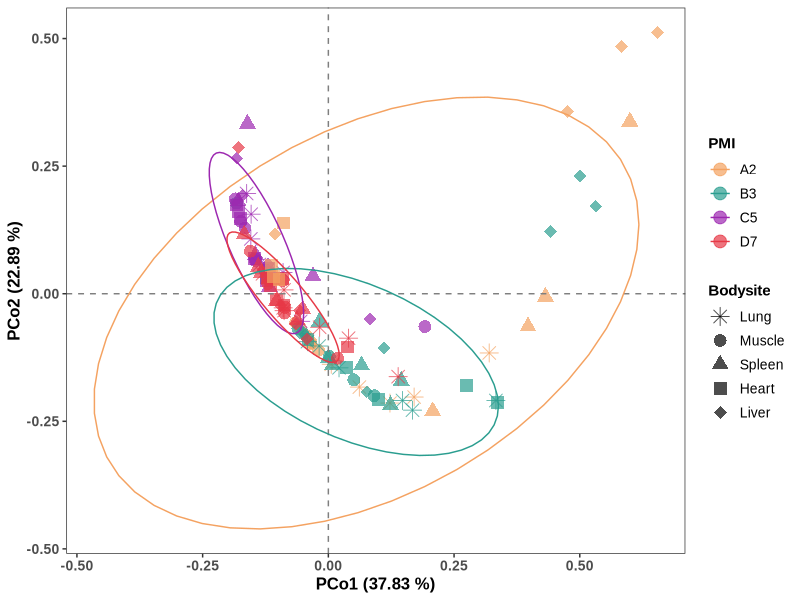
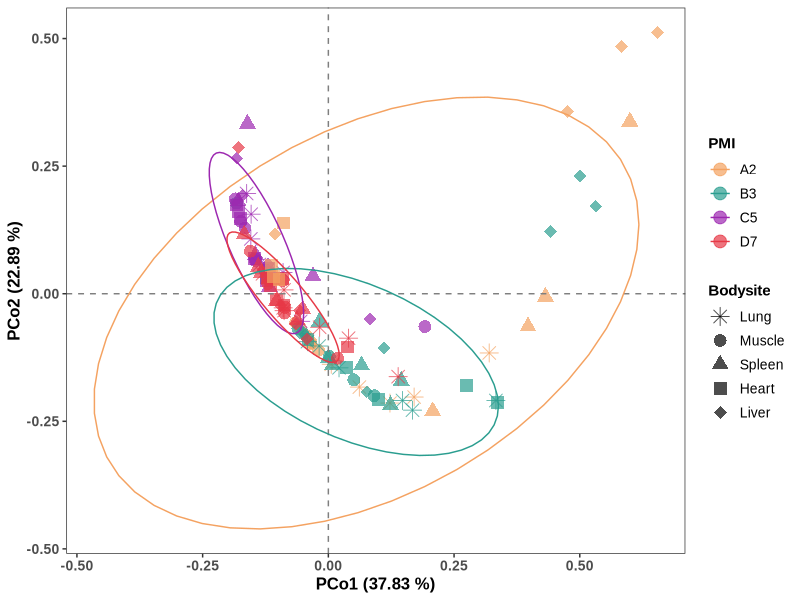

Write R code to recreate these figures, in order.
# Figure 3C: Bacteria PCoA
library(ape)
library(RColorBrewer)
library(ggplot2)
library(vegan)

setwd("")
output_dir <- file.path(getwd(), "results")
dir.create(output_dir, showWarnings = FALSE, recursive = TRUE)

data <- read.csv("ASV.csv", row.names = 1, stringsAsFactors = FALSE)
data <- t(data)

group <- read.csv("group.csv", row.names = 1, stringsAsFactors = FALSE)

common_samples <- intersect(rownames(data), rownames(group))
data <- data[common_samples, ]
group <- group[common_samples, ]

dis <- vegdist(data, "bray")
pcoa <- pcoa(dis)
axes <- as.data.frame(pcoa$vectors)
axes <- cbind(axes, group[rownames(axes), ])

eigval <- round(pcoa$values$Relative_eig * 100, digits = 2)

custom_day2_colors <- c(
  "D7" = "#E63946",
  "B3" = "#2A9D8F",
  "A2" = "#F4A261",
  "C5" = "#9C27B0"
)

bodysite_shapes <- c(8, 16, 17, 15, 18)
names(bodysite_shapes) <- unique(axes$Bodysite)

p <- ggplot(axes, aes(x = Axis.1, y = Axis.2, colour = Day2, shape = Bodysite)) +
  geom_point(size = 4, alpha = 0.7) +
  scale_colour_manual(
    name = "PMI",
    values = custom_day2_colors,
    breaks = unique(axes$Day2)
  ) +
  scale_shape_manual(
    name = "Bodysite",
    values = bodysite_shapes,
    breaks = unique(axes$Bodysite)
  ) +
  xlab(paste0("PCo1 (", eigval[1], " %)")) +
  ylab(paste0("PCo2 (", eigval[2], " %)")) +
  geom_vline(xintercept = 0, linetype = 2, color = "gray50") +
  geom_hline(yintercept = 0, linetype = 2, color = "gray50") +
  stat_ellipse(aes(group = Day2), level = 0.95, linetype = 1) +
  theme_bw(base_family = "Arial") +
  theme(
    text = element_text(family = "Arial", color = "black"),
    axis.text = element_text(size = 10, face = "bold"),
    axis.title = element_text(size = 12, face = "bold"),
    legend.title = element_text(size = 11, face = "bold"),
    legend.text = element_text(size = 10),
    legend.position = "right",
    panel.grid = element_blank()
  )

print(p)
ggsave("Figure3C_bacteria_PCoA.png", p, width = 8, height = 6, dpi = 300)
